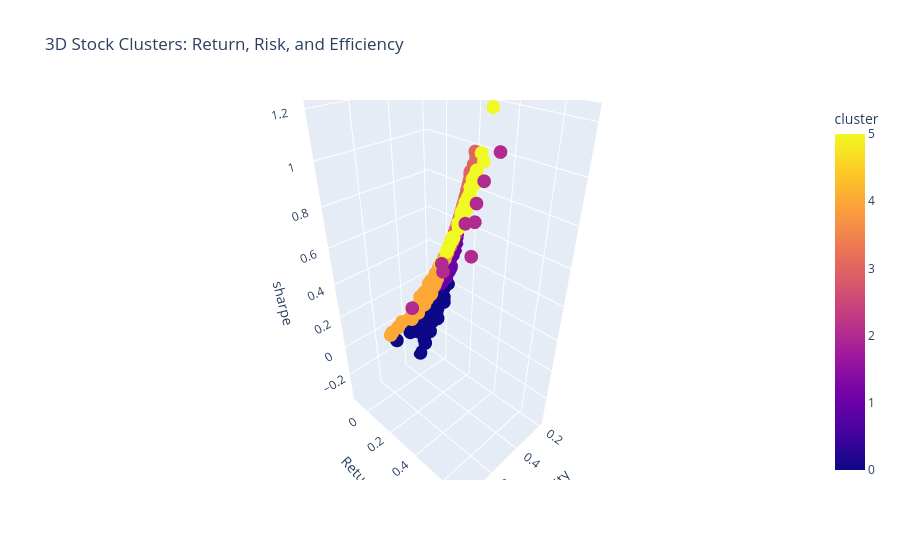

Notebook cell for this chart:
### Code cell
import plotly.express as px

fig = px.scatter_3d(
    data.reset_index(), 
    x='Volatility', 
    y='Returns', 
    z='sharpe',
    color='cluster',
    hover_name='index',
    title="3D Stock Clusters: Return, Risk, and Efficiency"
)
fig.show()

### Figure 1 — Plotly figure (JSON) as saved in the notebook; plotly's stock layout.template omitted (floating-point values rounded to 4 significant figures; data arrays with more than 128 entries replaced by an {"elided": "..."} marker saying what was removed)
{"data": [{"hovertemplate": "<b>%{hovertext}</b><br><br>Volatility=%{x}<br>Returns=%{y}<br>sharpe=%{z}<br>cluster=%{marker.color}<extra></extra>", "hovertext": {"elided": "477 str values"}, "legendgroup": "", "marker": {"color": {"elided": "477 int values"}, "coloraxis": "coloraxis", "symbol": "circle"}, "mode": "markers", "name": "", "scene": "scene", "showlegend": false, "type": "scatter3d", "x": {"elided": "477 float values"}, "y": {"elided": "477 float values"}, "z": {"elided": "477 float values"}}], "layout": {"coloraxis": {"colorbar": {"title": {"text": "cluster"}}, "colorscale": [[0, "#0d0887"], [0.1111, "#46039f"], [0.2222, "#7201a8"], [0.3333, "#9c179e"], [0.4444, "#bd3786"], [0.5556, "#d8576b"], [0.6667, "#ed7953"], [0.7778, "#fb9f3a"], [0.8889, "#fdca26"], [1, "#f0f921"]]}, "legend": {"tracegroupgap": 0}, "scene": {"domain": {"x": [0, 1], "y": [0, 1]}, "xaxis": {"title": {"text": "Volatility"}}, "yaxis": {"title": {"text": "Returns"}}, "zaxis": {"title": {"text": "sharpe"}}}, "title": {"text": "3D Stock Clusters: Return, Risk, and Efficiency"}}}
